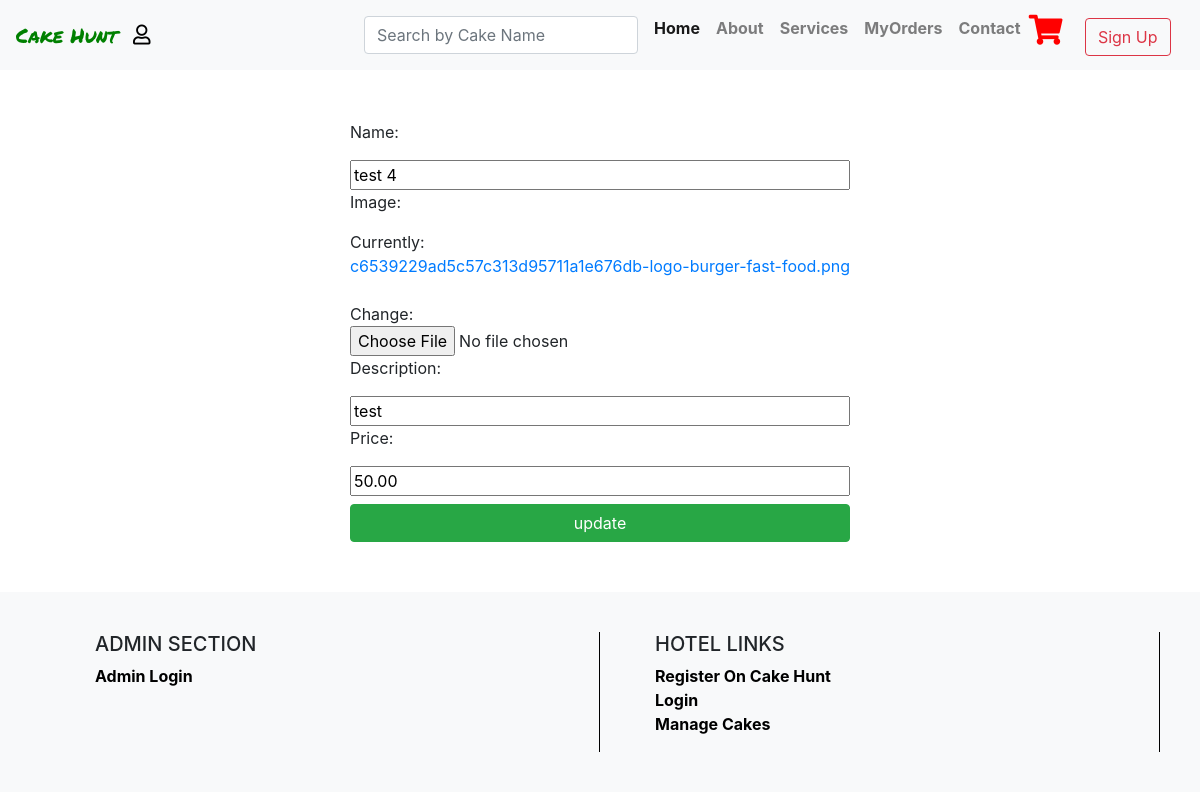
/UpdateCakeDetails/3/, run on the app's committed database.
### core/models.py (models this page shows, shortened)
class Cake(models.Model):
    name = models.CharField(max_length=100)
    image = models.ImageField()
    description = models.CharField(max_length=200)
    price = models.DecimalField(decimal_places=2, max_digits=8, default=0)
    class Meta:
        verbose_name_plural = 'Cakes'

### core/views.py (the view)
# urls.py: path('UpdateCakeDetails/<int:pk>/', UpdateCakeDetails.as_view(), name='UpdateCakeDetails'),
class UpdateCakeDetails(UpdateView):
    template_name = 'update_cake_details.html'
    model = Cake
    fields = ['name', 'image', 'description', 'price']
    success_url = '/'

### templates/update_cake_details.html (shortened to what this page needs)
{% extends 'index.html' %}
{% load static %}
{% block content %}
    <div class="main" style="margin-top: 120px;margin-bottom: 50px;">
        <div class="container">
            <div class="formdiv" style="display: flex;align-items: center;justify-content: center;">
                <form class="updateform" method="post" style="display: grid;">
                    {% for field in form %}
                        <label>{{ field.label_tag }}</label>
                        {{ field }}
                    {% endfor %}
                    <button class="btn btn-success mt-2" type="submit">update</button>
                </form>
            </div>
        </div>
    </div>
{% endblock %}

### data on the page
Cake: form "test 4" "test" "50.00"

### other printed values
{{ field.label_tag }} "Name:" "Image:" "Description:" "Price:"
